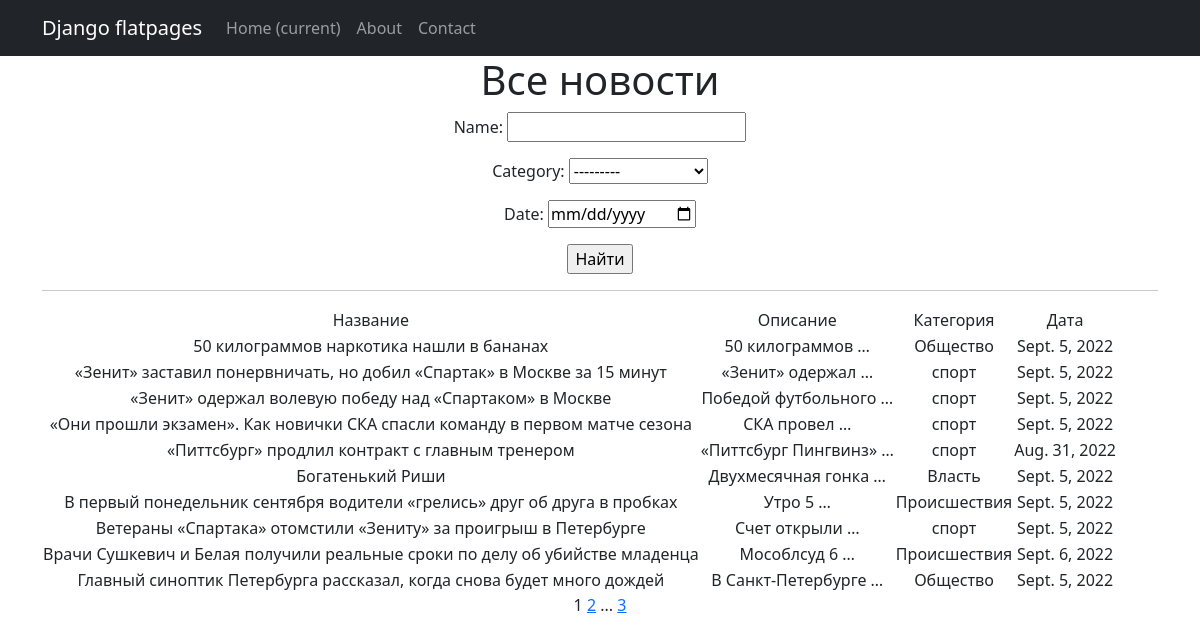
Page /news/ on the committed database.
### simpleapp/models.py (models this page shows, shortened)
class Category(models.Model):
    name = models.CharField(max_length=100, unique=True)
    def __str__(self):
        return self.name.title()

class New(models.Model):
    name = models.CharField(
        max_length=128,
        unique=True, # названия новстей не должны повторяться
    )
    description = models.TextField()
    date_pub = models.DateField(auto_now_add=True)
    category = models.ForeignKey(
        to='Category',
        on_delete=models.CASCADE,
        related_name='news', # все новости в категории будут доступны через поле news
    )

### simpleapp/views.py (the view)
# urls.py: path('', NewsList.as_view(), name='new_list'),
class NewsList(ListView):
    model = New
    ordering = 'name'
    template_name = 'news.html'
    context_object_name = 'news'
    paginate_by = 10  # вот так мы можем указать количество записей на странице
    def get_queryset(self):
        queryset = super().get_queryset()
        self.filterset = NewFilter(self.request.GET, queryset)
        return self.filterset.qs
    def get_context_data(self, **kwargs):
        context = super().get_context_data(**kwargs)
        context['filterset'] = self.filterset
        return context

### templates/news.html (shortened to what this page needs)
{% extends 'flatpages/default.html' %}
{% block content %}
   <h1>Все новости</h1>
   <form action="" method="get">
       {{ filterset.form.as_p }}
       <input type="submit" value="Найти" />
   </form>
   <hr>
   {% if news %}
       <table>
           <tr>
               <td>Название</td>
               <td>Описание</td>
               <td>Категория</td>
               <td>Дата</td>
           </tr>
           {% for new in news %}
           <tr>
               <td>{{ new.name }}</td>
               <td>{{ new.description|truncatewords:2 }}</td>
               <td>{{ new.category.name }}</td>
               <td>{{ new.date_pub }}</td>
           </tr>
           {% endfor %}
       </table>
   {% else %}
       <h2></h2>
   {% endif %}
   {{ page_obj.number }}
   {% if page_obj.has_next %}
       <a href="?page={{ page_obj.next_page_number }}">{{ page_obj.next_page_number }}</a>
       {% if paginator.num_pages != page_obj.next_page_number %}
           ...
           <a href="?page={{ page_obj.paginator.num_pages }}">{{ page_obj.paginator.num_pages }}</a>
       {% endif %}
   {% endif %}
{% endblock content %}

### templates/flatpages/default.html (shortened to what this page needs)
<!DOCTYPE html>
<html lang="en">
    <head>
        {% load static %}
        <link href="{% static 'css/styles.css' %}" rel="stylesheet" />
    </head>
    <body>
        <nav class="navbar navbar-expand-lg navbar-dark bg-dark static-top">
            <div class="container">
                <a class="navbar-brand" href="#">Django flatpages</a>
                <div class="collapse navbar-collapse" id="navbarResponsive">
                    <ul class="navbar-nav ml-auto">
                        <li class="nav-item active">
                            <a class="nav-link" href="#">Home
                                <span class="sr-only">(current)</span>
                            </a>
                        </li>
                        <li class="nav-item">
                            <a class="nav-link" href="/about/">About</a>
                        </li>
                        <li class="nav-item">
                            <a class="nav-link" href="/contacts/">Contact</a>
                        </li>
                    </ul>
                </div>
            </div>
        </nav>
        <div class="container">
            <div class="row">
                <div class="col-lg-12 text-center">
                    {% block content %}{% endblock content %}
                </div>
            </div>
        </div>
    </body>
</html>

### rows in the picture
New: name "50 килограммов наркотика нашли в бананах", description "50 килограммов …", category.name "Общество", date_pub "Sept. 5, 2022"
New: name "«Зенит» заставил понервничать, но добил «Спартак» в Москве за 15 минут", description "«Зенит» одержал …", category.name "спорт", date_pub "Sept. 5, 2022"
New: name "«Зенит» одержал волевую победу над «Спартаком» в Москве", description "Победой футбольного …", category.name "спорт", date_pub "Sept. 5, 2022"
New: name "«Они прошли экзамен». Как новички СКА спасли команду в первом матче сезона", description "СКА провел …", category.name "спорт", date_pub "Sept. 5, 2022"
New: name "«Питтсбург» продлил контракт с главным тренером", description "«Питтсбург Пингвинз» …", category.name "спорт", date_pub "Aug. 31, 2022"
New: name "Богатенький Риши", description "Двухмесячная гонка …", category.name "Власть", date_pub "Sept. 5, 2022"
New: name "В первый понедельник сентября водители «грелись» друг об друга в пробках", description "Утро 5 …", category.name "Происшествия", date_pub "Sept. 5, 2022"
New: name "Ветераны «Спартака» отомстили «Зениту» за проигрыш в Петербурге", description "Счет открыли …", category.name "спорт", date_pub "Sept. 5, 2022"
New: name "Врачи Сушкевич и Белая получили реальные сроки по делу об убийстве младенца", description "Мособлсуд 6 …", category.name "Происшествия", date_pub "Sept. 6, 2022"
New: name "Главный синоптик Петербурга рассказал, когда снова будет много дождей", description "В Санкт-Петербурге …", category.name "Общество", date_pub "Sept. 5, 2022"

### other values in the picture
{{ page_obj.number }} "1"
{{ page_obj.next_page_number }} "2"
{{ page_obj.paginator.num_pages }} "3"
